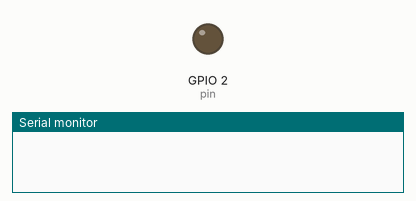
A program run on a simulated ESP32. Shown: output pins drawn as LEDs (lit = HIGH), the last lines printed to the serial monitor. WiFi joins after 1.5 s; servers stay silent unless stated.

Above: at 0.1 s.
At 2.1 s:
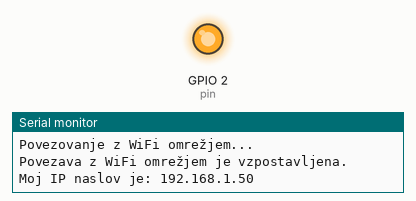
Timing chart, 0 to 3.8 s (numbered marks = the images above):
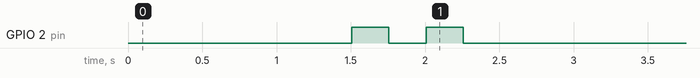

The program:

main.cpp
```cpp
#include <Arduino.h>
#include <WiFi.h>

const char* ssid = "kresilnik";
const char* password = "bled2024";

void setup() {
  // put your setup code here, to run once:
  // tu zapišemo kodo za nastavitve, koda bo izvedena le enkrat, ko se naprava zažene:

  Serial.begin(115200); // nastavimo hitrost serijske komunikacije na 115200 bitov/s
  WiFi.begin(ssid, password); // povežemo se na WiFi omrežje z imenom "kresilnik" in geslom "bled2024"

  while (WiFi.status() != WL_CONNECTED) { // dokler se modul ne poveže na WiFi omrežje, ponavljamo zanko
    delay(500); // počakamo 500ms preden preverimo stanje povezave znova
    Serial.println("Povezovanje z WiFi omrežjem..."); // izpišemo sporočilo na serijski monitor, da vidimo, da se še vedno poskuša povezati
  }

  Serial.println("Povezava z WiFi omrežjem je vzpostavljena."); // izpišemo sporočilo, ko je povezava uspešna
  Serial.print("Moj IP naslov je: ");
  Serial.println(WiFi.localIP()); // izpišemo IP naslov, ki ga je modul dobil od WiFi omrežja

  // ta del kode uporabimo kot indikator, da se je program prenesel na esp32 modul, modra LED dioda bo 2x utripnila
  pinMode(2, OUTPUT); // pin (nožica) št. 2 bo uporabljen kot digitalni izhod (na nožic 2 je povezana vgrajena LED dioda na ESP32)
  digitalWrite(2, HIGH); // na pin 2 zapišemo visoko vrednost (LED dioda se prižge)
  delay(250); // počakamo 250ms
  digitalWrite(2, LOW); // na pin 2 zapišemo nizko vrednost (LED dioda se ugasne)
  delay(250); // počakamo 250ms
  digitalWrite(2, HIGH); // na pin 2 zapišemo visoko vrednost (LED dioda se prižge)
  delay(250); // počakamo 250ms
  digitalWrite(2, LOW); // na pin 2 zapišemo nizko vrednost (LED dioda se ugasne)
  delay(250); // počakamo 250ms

}

void loop() {
  // put your main code here, to run repeatedly:
  // tu zapišemo kodo, ki se ponavljajoče izvaja, dokler je esp32 vklopljen:
}
```
